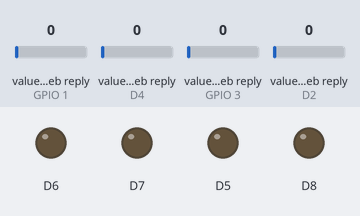
Simulated run of this sketch. Board: ESP8266 (NodeMCU). Parts: output pins drawn as LEDs (lit = HIGH). Inputs (shaded band) come from the test bench; at power-on: value in the web reply (sensors on GPIO 1, D4, GPIO 3, D2) 0. WiFi joins after 1.5 s; servers stay silent unless stated; web services answer with replies made up by the test bench; what the sketch prints to the serial monitor is not drawn.

Above: at 2.7 s.
2.8 s: value in the web reply (sensor on GPIO 1) set to 2
At 4.5 s:
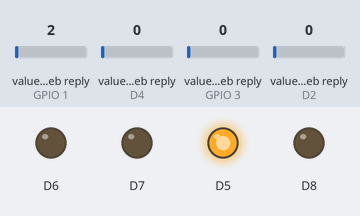
5.8 s: value in the web reply (sensor on D4) set to 2
At 7.7 s:
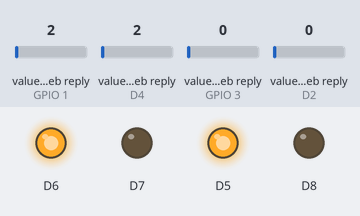
8.8 s: value in the web reply (sensor on GPIO 3) set to 2
At 9.6 s:
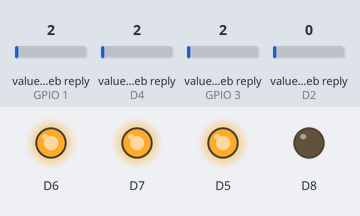
11.8 s: value in the web reply (sensor on D2) set to 2
At 14.5 s:
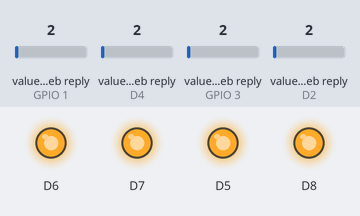
Timing chart, 0 to 16.0 s (numbered marks = the images above; inputs shaded):
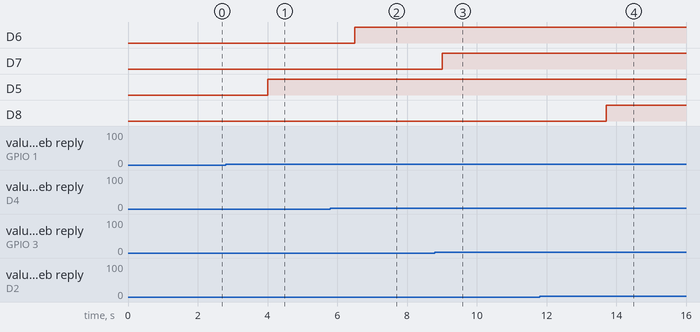

The sketch:

sketch_may07a.ino
```cpp
#include <ESP8266WiFi.h>
#include <ThingSpeak.h>

const char* ssid = "TEKY OFFICE";
const char* password = "Teky@2018";
WiFiClient client;

// ThingSpeak Settings
unsigned long ChannelNumber = 1673641;
const char * ReadAPIKey = "X96PCNXEHWISWVKL";
int statusCode;

void setup() {
  pinMode(D5, OUTPUT);
  pinMode(D6, OUTPUT);
  pinMode(D7, OUTPUT);
  pinMode(D8, OUTPUT);
  Serial.begin(9600);
  Serial.print("Connecting");
  WiFi.begin(ssid, password);
  while (WiFi.status() != WL_CONNECTED) {
    Serial.print(".");
    delay(100);
  }
  Serial.println("\r\nWiFi connected");
  ThingSpeak.begin(client);
}

void loop() {
  long data = ThingSpeak.readFloatField(ChannelNumber, 1, ReadAPIKey);
  statusCode = ThingSpeak.getLastReadStatus();
  if (statusCode == 200) {
    Serial.println("Led 1 Data read from ThingSpeak: " + String(data, 9));
    if (data == 0) {
      digitalWrite(D5, LOW);
    } else {
      digitalWrite(D5, HIGH);
    }
  } else {
    Serial.println("Unable to read channel/No internet connection");
  }
  data = ThingSpeak.readFloatField(ChannelNumber, 2, ReadAPIKey);
  statusCode = ThingSpeak.getLastReadStatus();
  if (statusCode == 200) {
    Serial.println("Led 2 Data read from ThingSpeak: " + String(data, 9));
    if (data == 0) {
      digitalWrite(D6, LOW);
    } else {
      digitalWrite(D6, HIGH);
    }
  } else {
    Serial.println("Unable to read channel/No internet connection");
  }
  data = ThingSpeak.readFloatField(ChannelNumber, 3, ReadAPIKey);
  statusCode = ThingSpeak.getLastReadStatus();
  if (statusCode == 200) {
    Serial.println("Led 3 Data read from ThingSpeak: " + String(data, 9));
    if (data == 0) {
      digitalWrite(D7, LOW);
    } else {
      digitalWrite(D7, HIGH);
    }
  } else {
    Serial.println("Unable to read channel/No internet connection");
  }
  data = ThingSpeak.readFloatField(ChannelNumber, 4, ReadAPIKey);
  statusCode = ThingSpeak.getLastReadStatus();
  if (statusCode == 200) {
    Serial.println("Led 4 Data read from ThingSpeak: " + String(data, 9));
    if (data == 0) {
      digitalWrite(D8, LOW);
    } else {
      digitalWrite(D8, HIGH);
    }
  } else {
    Serial.println("Unable to read channel/No internet connection");
  }
  delay(1000);
}
```

Measured:
- after the input at 2.8 s, D5: LOW → HIGH after 1.2 s
- after the input at 5.8 s, D6: LOW → HIGH after 0.71 s
- after the input at 8.8 s, D7: LOW → HIGH after 0.21 s
- after the input at 11.8 s, D8: LOW → HIGH after 1.9 s
